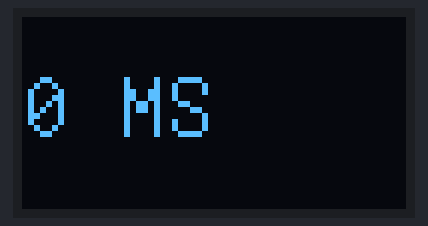
Bench run of a sketch on a simulated Arduino Uno, built with avr-gcc and run on an emulated ATmega328P. Shown: 128×64 one-colour display.

Above: at 0.1 s.

The sketch:

Video_Latency_Tester.ino
```cpp
#include "U8glib.h"
#include <StopWatch.h>

int analogPin0 = 0;
int analogPin1 = 1;
int val0 = 600;
int val1 = 0;
int val2 = 0;

U8GLIB_SSD1306_128X64 u8g(U8G_I2C_OPT_NONE|U8G_I2C_OPT_DEV_0); // I2C / TWI
StopWatch MySW;

void draw(void) {
  u8g.setFont(u8g_font_unifont);
  u8g.setScale2x2();
  u8g.setPrintPos(0, 20);
  u8g.print(MySW.value());
  u8g.print(" MS");
}

void setup()
{
}

void loop()
{
  val0 = analogRead(analogPin0);
  val1 = analogRead(analogPin1);

  if (val0 < 300) {
    MySW.start();
    }

    if (val1 > 100) {
      elapsed();
    }
}
void elapsed()
{
   MySW.stop();
   u8g.firstPage();
   do {
   draw();
   }
   while( u8g.nextPage() );
   draw();
   delay (1000000);
   MySW.reset();
  }
```
